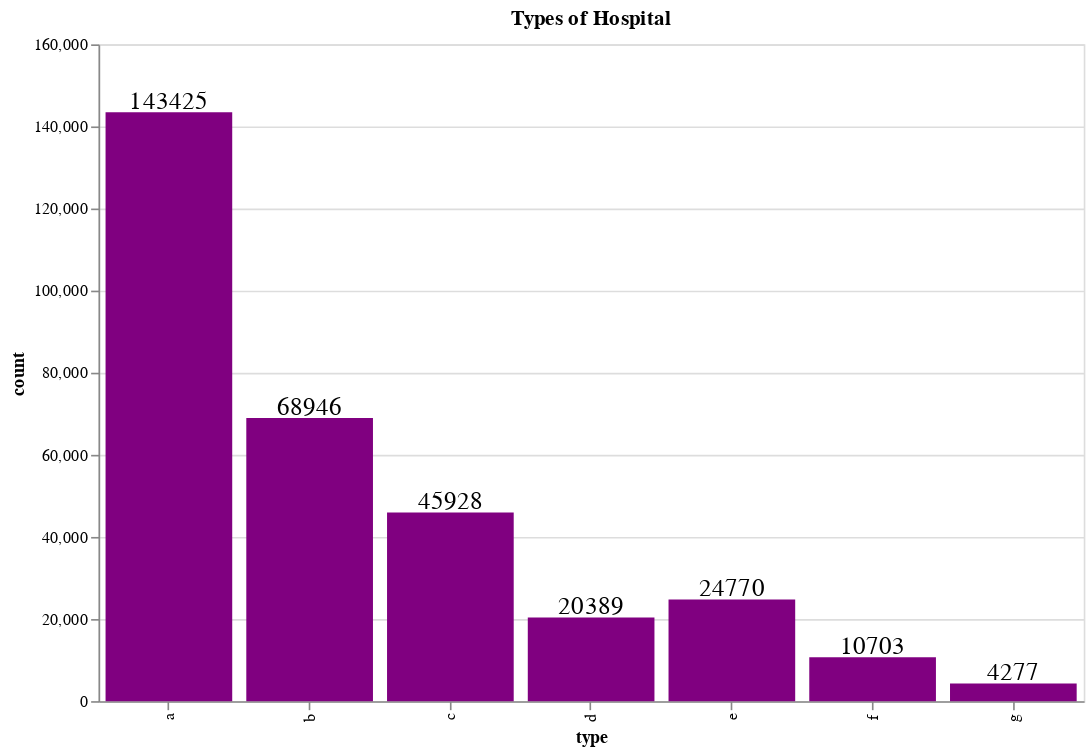

The cell this chart's notebook holds for it:
### Markdown cell above
Type a hospitals has highest cases and type G has lowest one

### Code cell
Hospital_visits=hosp['Hospital_code'].value_counts().to_frame().reset_index().rename(columns={'index':'hospital','Hospital_code':'total'})
bars = alt.Chart(Hospital_type).mark_bar(color="purple").encode(
    x='type',
    y="count",
    tooltip=[alt.Tooltip('count:Q')]
    
)

text = bars.mark_text(
    align='center',
    baseline='middle',
    dy=-7 ,
    size=15,
).encode(text='count')

(bars + text).properties(
    width=600,
    height=400,
    title="Types of Hospital")

### Figure 1 — Vega-Lite specification as saved in the notebook (floating-point values rounded to 4 significant figures)
{"config": {"view": {"continuousWidth": 400, "continuousHeight": 300}}, "layer": [{"mark": {"type": "bar", "color": "purple"}, "encoding": {"tooltip": [{"type": "quantitative", "field": "count"}], "x": {"type": "nominal", "field": "type"}, "y": {"type": "quantitative", "field": "count"}}}, {"mark": {"type": "text", "align": "center", "baseline": "middle", "dy": -7, "size": 15}, "encoding": {"text": {"type": "quantitative", "field": "count"}, "tooltip": [{"type": "quantitative", "field": "count"}], "x": {"type": "nominal", "field": "type"}, "y": {"type": "quantitative", "field": "count"}}}], "data": {"name": "data-3411d35d9c5e4087d490a777ced758a3"}, "height": 400, "title": "Types of Hospital", "width": 600, "$schema": "https://vega.github.io/schema/vega-lite/v4.8.1.json", "datasets": {"data-3411d35d9c5e4087d490a777ced758a3": [{"type": "a", "count": 143425}, {"type": "b", "count": 68946}, {"type": "c", "count": 45928}, {"type": "e", "count": 24770}, {"type": "d", "count": 20389}, {"type": "f", "count": 10703}, {"type": "g", "count": 4277}]}}
